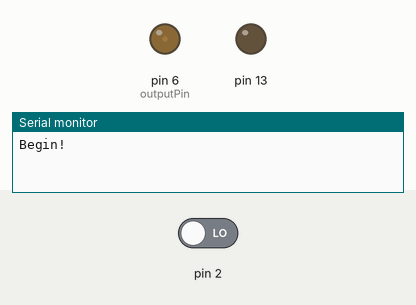
Bench run of a sketch on a simulated Arduino Uno, built with avr-gcc and run on an emulated ATmega328P. On the bench: output pins drawn as LEDs (lit = HIGH), the last lines printed to the serial monitor. The test bench sets the inputs (shaded band); at power-on: pin 2 LOW.

Above: at 2.74 s.
2.8 s: pin 2 driven HIGH
At 3.4 s:
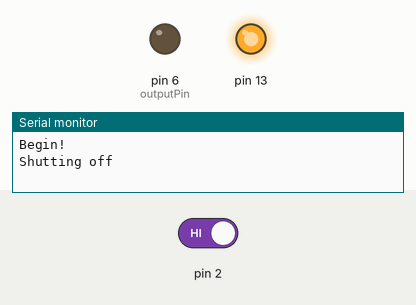
Timing chart, 0 to 5.8 s (numbered marks = the images above; inputs shaded):
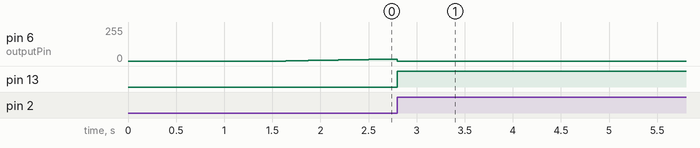

Measured:
- after the input at 2.8 s, pin 13: LOW → HIGH at once

The sketch:

hipot.ino
```cpp
//Controls a Hipot tester
boolean running = HIGH;
byte outputPin = 6;
byte vmeas = A0;
int signal = 0;

void setup() {
  //increase the pwm frequency for pin 6
  TCCR0B |= 0b00000001; //CS00 -> 1
  TCCR0B &= ~0b00000110; //CS02, CS01 -> 0, No clk prescalar
  Serial.begin(9600);
  Serial.println("Begin!");
  pinMode(outputPin, OUTPUT);
  pinMode(13, OUTPUT);
  attachInterrupt(0, shutoff, RISING); //interrupt pin 2
  digitalWrite(13, LOW);
  delay(100000);
}

void loop() {
  if (running) {
    analogWrite(outputPin, signal);
    signal+=1;
    if (signal >= 250) {
      closed();
    }
    delay(5000);
  }
}

void shutoff() {
  Serial.println("Shutting off");
  running = LOW;
  analogWrite(outputPin, 0);
  digitalWrite(13, HIGH);
}

void closed() {
  Serial.println("Reached 255, shutting off");
  running = LOW;
  analogWrite(outputPin, 0);
}
```
